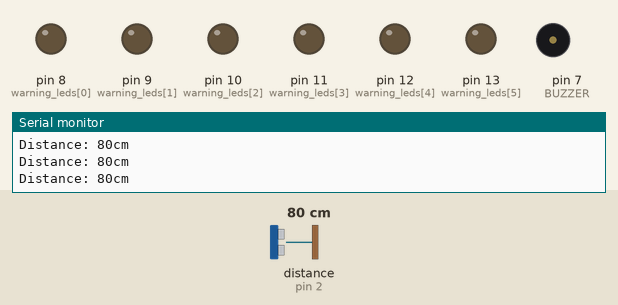
Simulated run of this sketch. Board: Arduino Uno, built with avr-gcc and run on an emulated ATmega328P. On the bench: output pins drawn as LEDs (lit = HIGH), buzzer (waves = sounding), the last lines printed to the serial monitor. Wiring (inferred from the names in the program): ultrasonic range finder: trigger pin 3; echo pin 2. The test bench sets the inputs (shaded band); at power-on: distance to the obstacle (sensor on pin 2) 80 cm. The echo pulse lasts 58.3 µs per cm; pins used as bus, display or sensor lines are not drawn.

Above: at 1.2 s.
1.3 s: distance to the obstacle (sensor on pin 2) set to 66 cm
4.3 s: distance to the obstacle (sensor on pin 2) set to 56 cm
At 4.48 s:
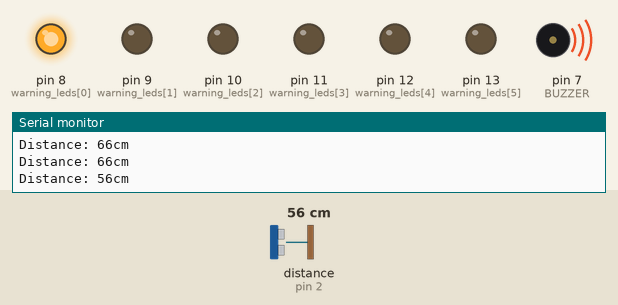
7.3 s: distance to the obstacle (sensor on pin 2) set to 47 cm
At 7.47 s:
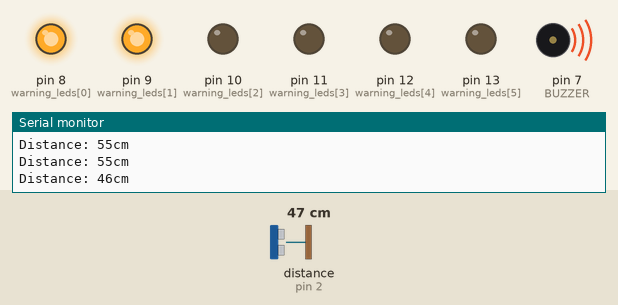
10.3 s: distance to the obstacle (sensor on pin 2) set to 37 cm
At 10.47 s:
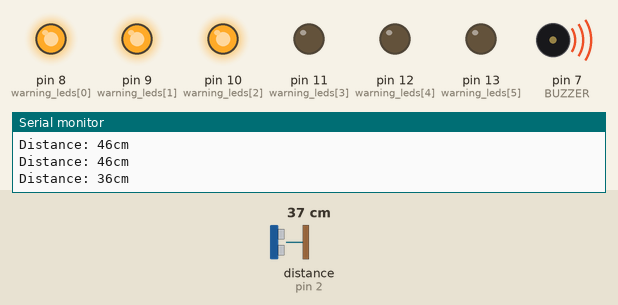
13.3 s: distance to the obstacle (sensor on pin 2) set to 18 cm
At 13.64 s:
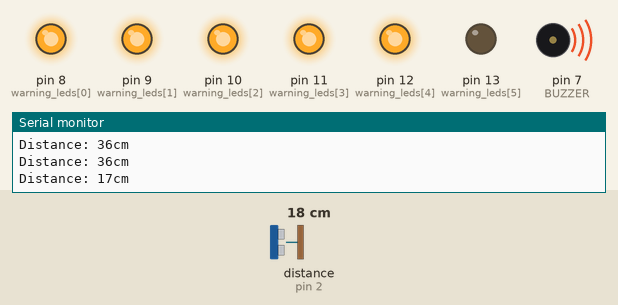
16.3 s: distance to the obstacle (sensor on pin 2) set to 2 cm
At 17.9 s:
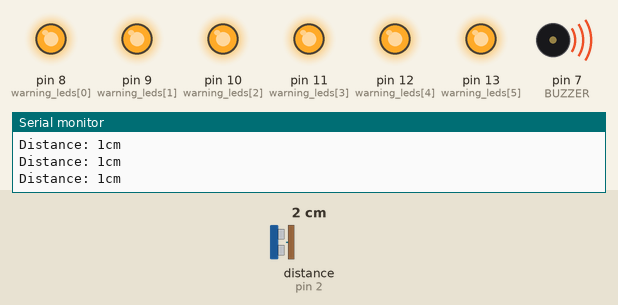
Timing chart, 0 to 18.9 s (numbered marks = the images above; inputs shaded):
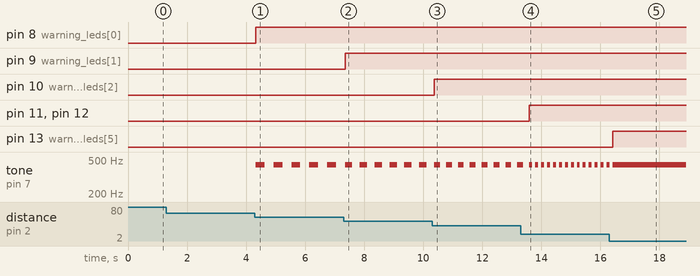

The sketch:

ultrasound_sensor_car_reverse.ino
```cpp
const int TRIG = 3;
const int ECHO = 2;
const int BUZZER = 7;
const int BUZZER_FREQUENCY = 440;
const int SERIAL_VEL = 9600;
const int DISTANCE_FROM_ECHO_FACTOR = 58;
const int N_LEVELS = 6;

int warning_leds[N_LEVELS] = {8, 9, 10, 11, 12, 13};
int distance_levels[N_LEVELS] = {10, 20, 30, 40, 50, 60};
int buzzer_intervals[N_LEVELS] = {300, 300, 250, 200, 150, 100};

void setup()
{
  Serial.begin(SERIAL_VEL);
  pinMode(TRIG,OUTPUT);
  pinMode(ECHO,INPUT);
  pinMode(BUZZER,OUTPUT);

  configure_leds();
}

void configure_leds()
{
  for(int i = 0; i < N_LEVELS; i++)
  {
    pinMode(warning_leds[i],OUTPUT);
  }
}

void loop()
{
  int distance = get_distance();
  print_distance(distance);
  int level = get_level(distance);
  set_warning_lights(level);
  set_buzzer(level);
}

int get_distance()
{
  trigger_sensor();
  return get_echo_distance();
}

void trigger_sensor()
{
  digitalWrite(TRIG, LOW);
  delayMicroseconds(2);
  digitalWrite(TRIG, HIGH);
  delayMicroseconds(10);
  digitalWrite(TRIG, LOW);
}

int get_echo_distance()
{
  return pulseIn(ECHO, HIGH) / DISTANCE_FROM_ECHO_FACTOR;
}

void print_distance(int distance)
{
  Serial.print("Distance: ");
  Serial.print(distance);
  Serial.println("cm");
}

void set_warning_lights(unsigned int level)
{
  for(int i = 0; i < N_LEVELS; i++)
  {
    int status = level > i ? HIGH : LOW;
    digitalWrite(warning_leds[i], status);
  }
}

int get_level(int distance)
{
  for(int i = 0; i < N_LEVELS; i++)
  {
    if(distance <= distance_levels[i])
    {
      return N_LEVELS - i;
    }
  }

  return 0;
}

void set_buzzer(int level)
{
  if(level < 1)
  {
    noTone(BUZZER);
    return;
  }

  if(level >= N_LEVELS)
  {
    tone(BUZZER, BUZZER_FREQUENCY);
    return;
  }

  int interval = buzzer_intervals[level];
  tone(BUZZER,BUZZER_FREQUENCY);
  delay(interval);
  noTone(BUZZER);
  delay(interval);
}
```

Measured:
- the behaviour switches between 61 and 60 cm on distance to the obstacle (sensor on pin 2) (found by bisection; images 0 and 1)
- the behaviour switches between 52 and 51 cm on distance to the obstacle (sensor on pin 2) (found by bisection; images 1 and 2)
- the behaviour switches between 42 and 41 cm on distance to the obstacle (sensor on pin 2) (found by bisection; images 2 and 3)
- after the input at 4.3 s, pin 8 (warning_leds[0]): LOW → HIGH at once; tone on pin 7 (BUZZER): alternates 440 Hz for 0.30 s and silent for 0.30 s, starting at once
- after the input at 7.3 s, pin 9 (warning_leds[1]): LOW → HIGH after 0.05 s
- after the input at 10.3 s, pin 10 (warning_leds[2]): LOW → HIGH after 0.07 s
- after the input at 13.3 s, pin 11 (warning_leds[3]), pin 12 (warning_leds[4]): LOW → HIGH after 0.29 s
- after the input at 16.3 s, pin 13 (warning_leds[5]): LOW → HIGH after 0.12 s; tone on pin 7 (BUZZER): goes on until 16.4 s, then stays 440 Hz
